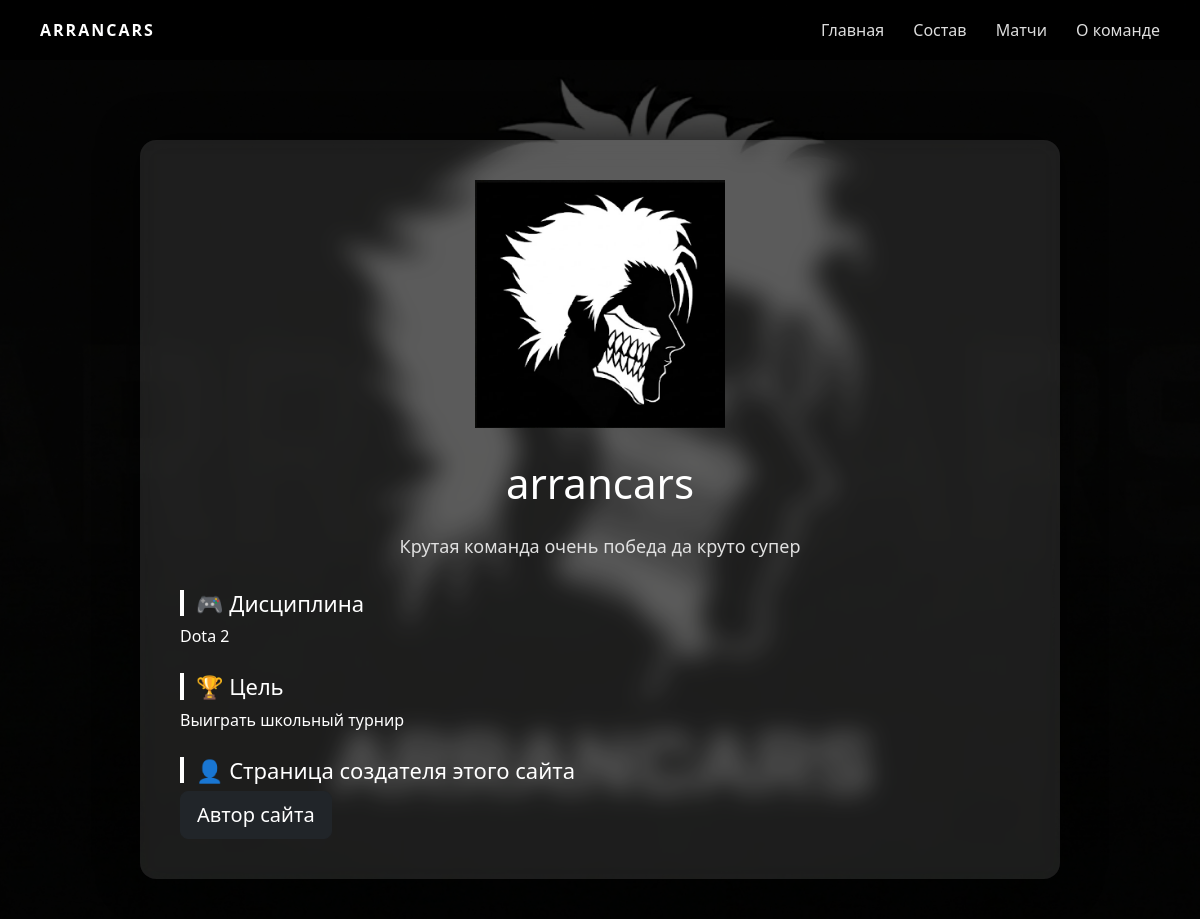
The page /about/ on the database its author committed.
### main/models.py (models this page shows, shortened)
class TeamInfo(models.Model):
    name = models.CharField(
        max_length=100,
        verbose_name="Название команды"
    )
    description = models.TextField(
        verbose_name="Описание команды"
    )
    discipline = models.CharField(
        max_length=100,
        verbose_name="Дисциплина"
    )
    goal = models.CharField(
        max_length=200,
        verbose_name="Цель команды"
    )
    logo = models.ImageField(
        upload_to="team/",
        blank=True,
        verbose_name="Логотип команды"
    )
    creator = models.URLField(blank=True)
    class Meta:
        verbose_name = "Информация о команде"
        verbose_name_plural = "Информация о команде"

### main/views.py (the view)
# urls.py: path('about/', views.about, name='about'),
def about(request):
    team = TeamInfo.objects.first()
    return render(request, "about.html", {
        "team": team
    })

### templates/about.html (shortened to what this page needs)
{% extends 'base.html' %}
{% load static %}
{% block content %}
{% if team %}
<div class="glass-card">
    {% if team.logo %}
        <img src="{{ team.logo.url }}" class="team-logo">
    {% endif %}
    <h1 class="title">{{ team.name }}</h1>
    <p class="text">{{ team.description }}</p>
    <div class="section">
        <h2>🎮 Дисциплина</h2>
        <p>{{ team.discipline }}</p>
    </div>
    <div class="section">
        <h2>🏆 Цель</h2>
        <p>{{ team.goal }}</p>
    </div>
    <div class="section">
        <h2>👤 Страница создателя этого сайта</h2>
        <a href="{{ team.creator }}" target="_blank" class="btn btn-dark btn-lg">
             Автор сайта
        </a>
    </div>
</div>
{% else %}
    <p>Информация о команде пока не добавлена.</p>
{% endif %}
{% endblock %}

### static/css/style.css (style rules this page uses)
* { margin: 0; padding: 0; box-sizing: border-box; }
body { font-family: 'Segoe UI', sans-serif; color: #fff; }
.glass-card { background: rgba(180, 180, 180, 0.15); backdrop-filter: blur(12px); border-radius: 16px; padding: 40px; box-shadow: 0 0 40px rgba(0, 0, 0, 0.7); }
.title { font-size: 42px; margin-bottom: 25px; text-align: center; }
.text { font-size: 18px; color: #e0e0e0; margin-bottom: 30px; text-align: center; }
.section { margin-top: 25px; }
.section h2 { font-size: 22px; margin-bottom: 8px; border-left: 4px solid #fff; padding-left: 12px; }
.team-logo { display: block; margin: 0 auto 30px auto; max-width: 250px; height: auto; }

### rows shown on the page
TeamInfo: logo (picture), name "arrancars", description "Крутая команда очень победа да круто супер", discipline "Dota 2", goal "Выиграть школьный турнир"
